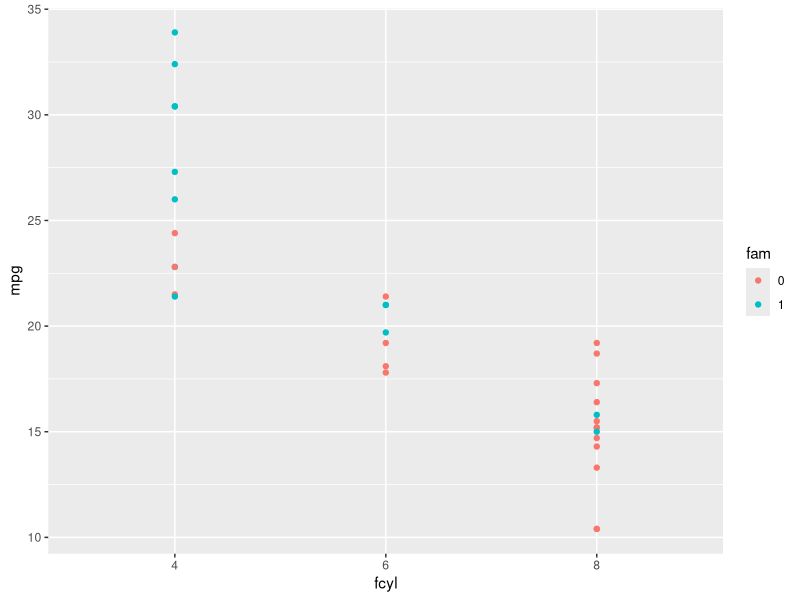
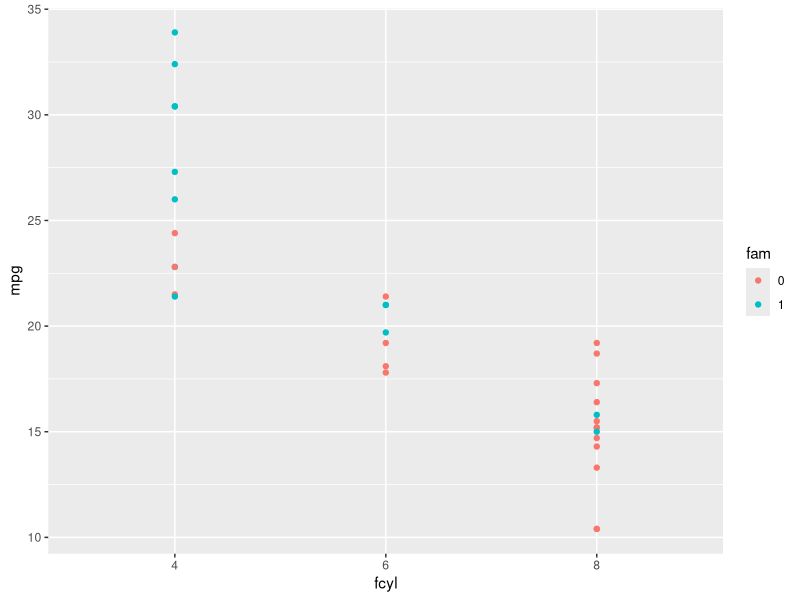
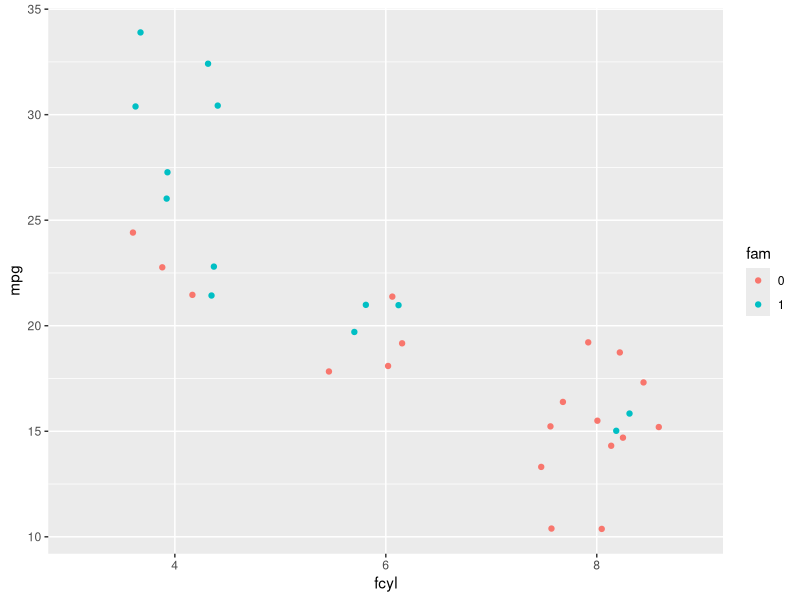
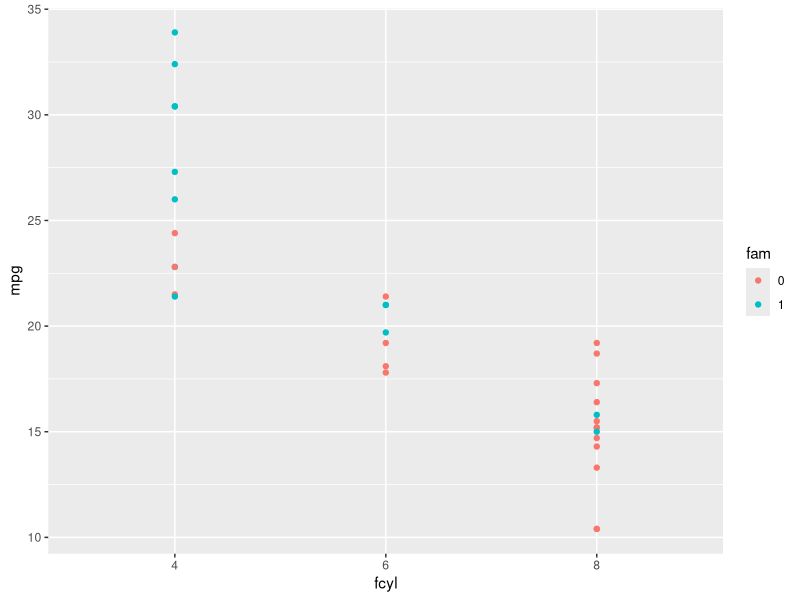
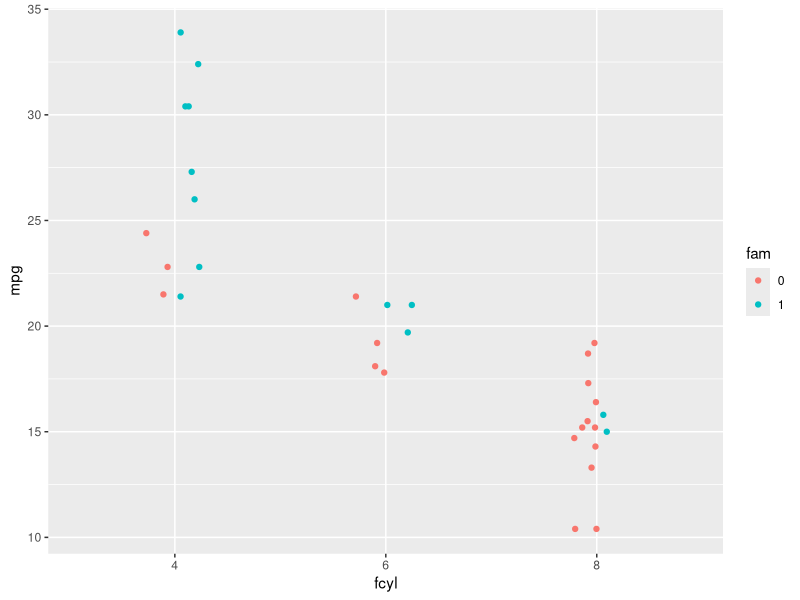

These charts were generated, in order, by the following R code:
# Introduction to Data Visualization with ggplot2 ----

## scatter plots ----

# Restart Environment ----
rm(list = ls())

# Load library ----
#install.packages("tidyverse")
library(tidyverse)
library(readr)
library(ggplot2)

# Data structure ----
str(mtcars)

# Data Manipulation ----
mtcars <- mtcars %>%
  mutate(fcyl = factor(cyl))

mtcars <- mtcars %>%
  mutate(fam = factor(am,
                      levels = c(0, 1),
                      labels = c(0, 1)))
# Code #1 ----
# Plot base
plt_mpg_vs_fcyl_by_fam <- ggplot(mtcars,
                                 aes(fcyl, mpg, color = fam))

# Default points are show for comparison
plt_mpg_vs_fcyl_by_fam + geom_point()

# Code #2 ----
# Plot base
plt_mpg_vs_fcyl_by_fam <- ggplot(mtcars, aes(fcyl, mpg, color = fam))

# Default points are shown for comparison
plt_mpg_vs_fcyl_by_fam + geom_point()

# Alter the point positions by jittering, width 0.3
plt_mpg_vs_fcyl_by_fam + geom_point(position = position_jitter(width = 0.3))

# Code #3 ----
# Plot base
plt_mpg_vs_fcyl_by_fam <- ggplot(mtcars, aes(fcyl, mpg, color = fam))

# Default points are shown for comparison
plt_mpg_vs_fcyl_by_fam + geom_point()

# Now jitter and dodge the point positions
plt_mpg_vs_fcyl_by_fam + geom_point(position = position_jitterdodge(jitter.width = 0.3,
                                                                    dodge.width = 0.3 ))

